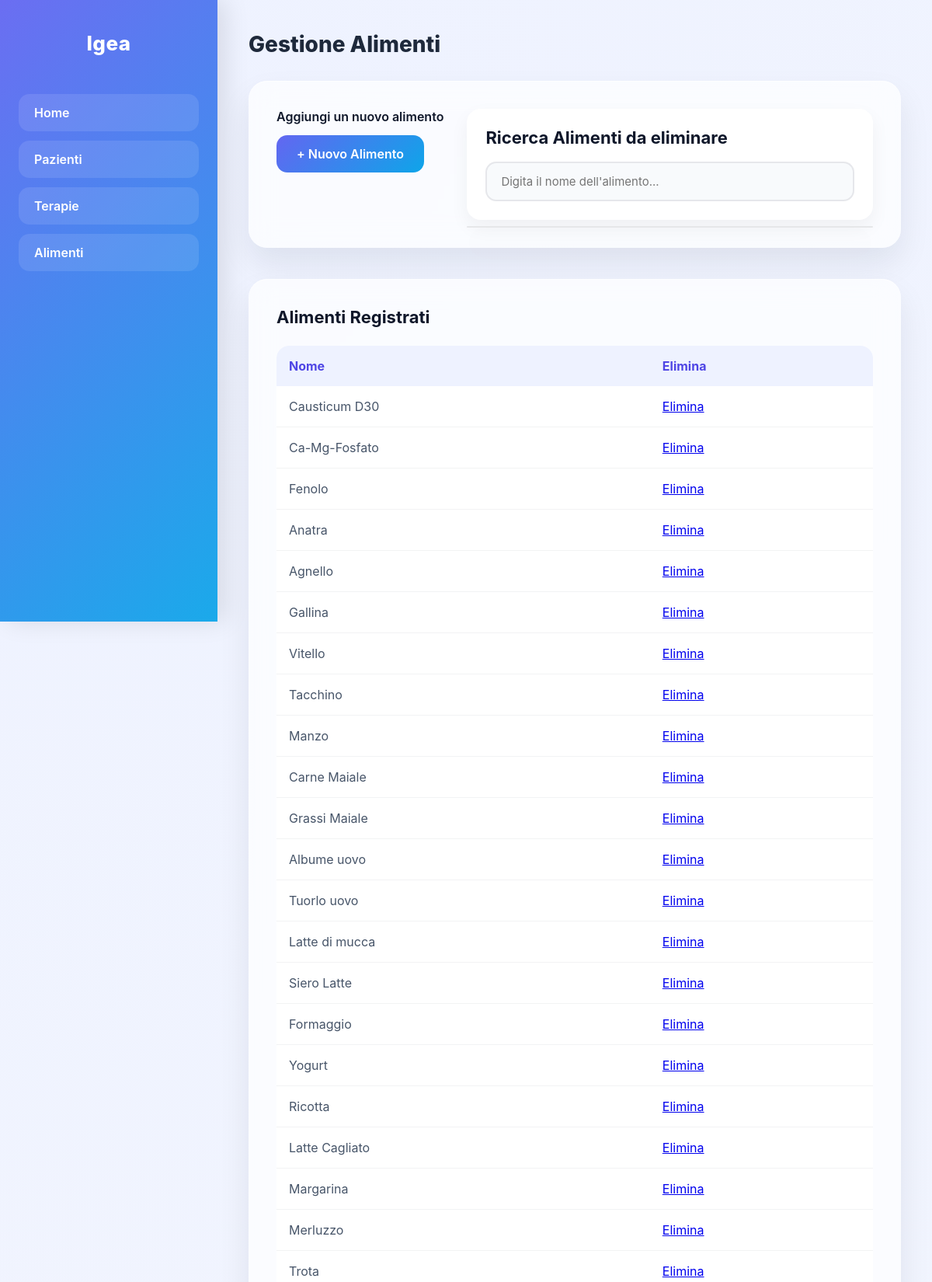
/alimenti.php (upper part), run on the app's committed database.
### tables this page shows
CREATE TABLE `alimenti` (
  `id` int(11) NOT NULL,
  `nome` varchar(50) NOT NULL
);

### alimenti.php (the view, shortened to what this page needs)
<?php
    $conn = new mysqli("localhost", "root", "", "terranova");
?>
<!DOCTYPE html>
<html lang="it">
    <head>
        <link rel="stylesheet" href="style.css">
    </head>
    <body>
        <aside class="sidebar">
            <h1>Igea</h1>
            <nav>
                <a href="index.php">Home</a>
                <a href="pazienti.php">Pazienti</a>
                <a href="farmaci.php">Terapie</a>
                <a href="alimenti.php">Alimenti</a>
            </nav>
        </aside>
        <main class="main-content">
            <h1>Gestione Alimenti</h1>
            <div class="azioni-rapide">
                <div class="azioni-row">
                    <div>
                        <label>Aggiungi un nuovo alimento</label>
                        <a href="nuovo_alimento.php" class="btn-azione">+ Nuovo Alimento</a>
                    </div>
                    <div class="ricerca-box">
                        <h2>Ricerca Alimenti da eliminare</h2>
                        <input
                            type="text"
                            id="searchAlimenti"
                            placeholder="Digita il nome dell'alimento..."
                            autocomplete="off"
                        >
                        <div id="risultatiRicerca"></div>
                    </div>
                </div>
            </div>
            <div class="section">
                <h2>Alimenti Registrati</h2>
                <table>
                    <thead>
                        <tr>
                            <th>Nome</th>
                            <th>Elimina</th>
                        </tr>
                    </thead>
                    <tbody>
                        <?php
                            $query = "SELECT * FROM alimenti";
                            $result = $conn->query($query);
                            while ($row = $result->fetch_assoc()) {
                                echo "<tr>";
                                echo "<td>".$row['nome']."</td>";
                                echo "<td>
                                        <a href='#' onclick=\"confermaEliminazione('elimina_alimento.php?id=".$row['id']."'); return false;\">
                                        Elimina
                                        </a>
                                        </td>";
                                echo "</tr>";
                            }
                        ?>
                    </tbody>
                </table>
            </div>
        </main>
    </body>
</html>

### style.css (style rules this page uses)
* { margin: 0; padding: 0; box-sizing: border-box; font-family: "Inter", system-ui, -apple-system, BlinkMacSystemFont, sans-serif; }
body { min-height: 100vh; background: radial-gradient(circle at top left, #eef2ff, #f8fafc); color: #0f172a; display: flex; }
.sidebar { width: 280px; min-height: 100vh; position: fixed; top: 0; left: 0; z-index: 100; backdrop-filter: blur(14px); background: linear-gradient(135deg, rgba(99,102,241,0.95), rgba(14,165,233,0.95)); padding: 40px 24px; display: flex; flex-direction: column; box-shadow: 10px 0 30px rgba(0,0,0,0.1); }
.sidebar h1 { font-size: 26px; font-weight: 800; color: white; letter-spacing: 0.5px; margin-bottom: 50px; text-align: center; }
.sidebar nav { display: flex; flex-direction: column; gap: 12px; }
.sidebar nav a { color: white; text-decoration: none; font-weight: 600; font-size: 16px; padding: 14px 20px; border-radius: 14px; background: rgba(255, 255, 255, 0.1); transition: all 0.3s ease; display: block; }
.main-content { margin-left: 280px; width: calc(100% - 280px); padding: 40px; min-height: 100vh; }
body > h1, .main-content > h1 { font-size: 28px; font-weight: 800; margin-bottom: 30px; color: #1e293b; }
.section, .azioni-rapide, form { background: rgba(255,255,255,0.7); backdrop-filter: blur(16px); border-radius: 24px; padding: 36px; box-shadow: 0 20px 40px rgba(15,23,42,0.08), inset 0 1px 0 rgba(255,255,255,0.6); margin-bottom: 40px; max-width: 900px; margin-left: auto; margin-right: auto; }
.section h2, form h2, .azioni-rapide h2 { font-size: 22px; font-weight: 700; margin-bottom: 24px; color: #0f172a; }
.azioni-row { display: flex; align-items: stretch; gap: 30px; }
.azioni-rapide label { font-weight: 600; margin-bottom: 14px; display: block; }
.btn-azione { display: inline-block; padding: 14px 26px; border-radius: 14px; background: linear-gradient(135deg, #6366f1, #0ea5e9); color: white; text-decoration: none; font-weight: 600; transition: transform 0.2s ease, box-shadow 0.2s ease; }
.ricerca-box { flex: 1; position: relative; background: white; padding: 24px; border-radius: 18px; box-shadow: 0 10px 25px rgba(0,0,0,0.05); }
.ricerca-box h2 { margin-bottom: 12px; }
input[type="text"], input[type="date"], input[type="email"], input[type="tel"], select { width: 100%; padding: 14px 18px; border-radius: 14px; border: 2px solid rgba(15,23,42,0.08); background: #f8fafc; font-size: 15px; margin-top: 6px; outline: none; transition: border-color 0.2s ease, box-shadow 0.2s ease; }
#risultatiRicerca { position: absolute; top: 100%; left: 0; width: 100%; margin-top: 8px; border-radius: 16px; border: 1px solid rgba(15,23,42,0.1); background: white; max-height: 300px; overflow-y: auto; box-shadow: 0 20px 40px rgba(15,23,42,0.15); z-index: 50; }
table { width: 100%; border-collapse: collapse; margin-top: 10px; background: white; border-radius: 16px; overflow: hidden; }
th { text-align: left; font-weight: 700; padding: 16px; background: #eef2ff; color: #4f46e5; }
td { padding: 16px; border-bottom: 1px solid rgba(15,23,42,0.05); color: #475569; }

### data on the page
alimenti: nome "Causticum D30"
alimenti: nome "Ca-Mg-Fosfato"
alimenti: nome "Fenolo"
alimenti: nome "Anatra"
alimenti: nome "Agnello"
alimenti: nome "Gallina"
alimenti: nome "Vitello"
alimenti: nome "Tacchino"
alimenti: nome "Manzo"
alimenti: nome "Carne Maiale"
alimenti: nome "Grassi Maiale"
alimenti: nome "Albume uovo"
alimenti: nome "Tuorlo uovo"
alimenti: nome "Latte di mucca"
alimenti: nome "Siero Latte"
alimenti: nome "Formaggio"
alimenti: nome "Yogurt"
alimenti: nome "Ricotta"
alimenti: nome "Latte Cagliato"
alimenti: nome "Margarina"
alimenti: nome "Merluzzo"
alimenti: nome "Trota"
